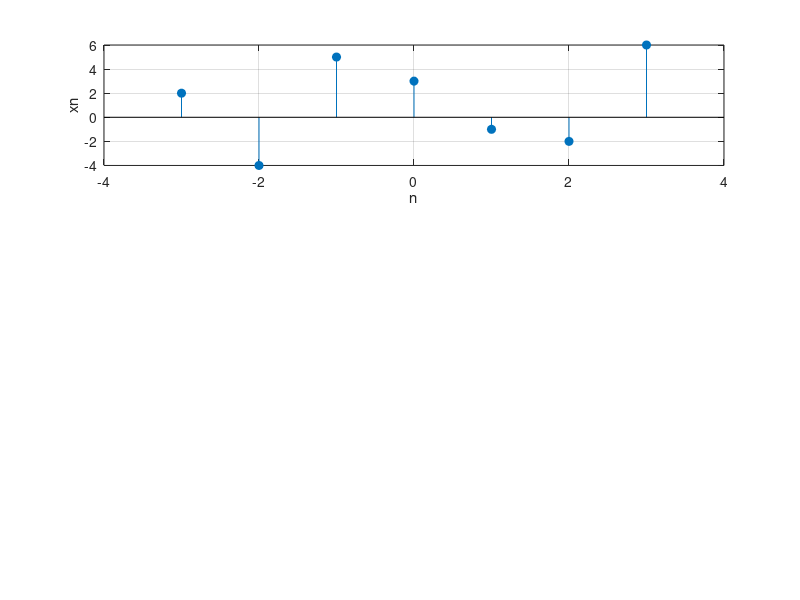

Write MATLAB code to recreate this figure. (Note: this script raises an error after producing the figure.)
xn=[2 -4 5 3 -1 -2 6]
n1=-3:3
subplot(3,1,1)
stem(n1,xn,"filled")
xlim([-4 4])
grid on
xlabel('n'),ylabel('xn')
title('$x_1(n)=\{ 2,-4,5,3,-1,-2,6\}$',Interpreter='latex')
subplot(3,1,2)
hn=[1 -1 1 -1 1]
n2=-1:3
stem(n2,hn,"filled",'r')
xlim([-4 4])
grid on
xlabel('n'),ylabel('hn')
title('$h(n)=\{ 1,-1,1,-1,1\}$',Interpreter='latex')
[y ny]=conv_m(xn,n1,hn,n2)
subplot(3,1,3)
stem(ny,y,"filled",'k')
xlim([-5 7])
title('$y(n)=x_1(n)*h(n)$',Interpreter='latex')
